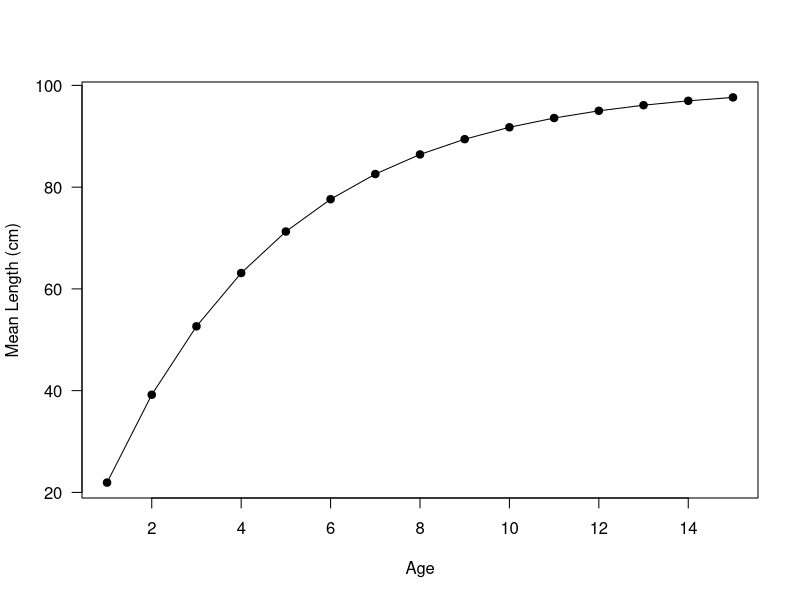
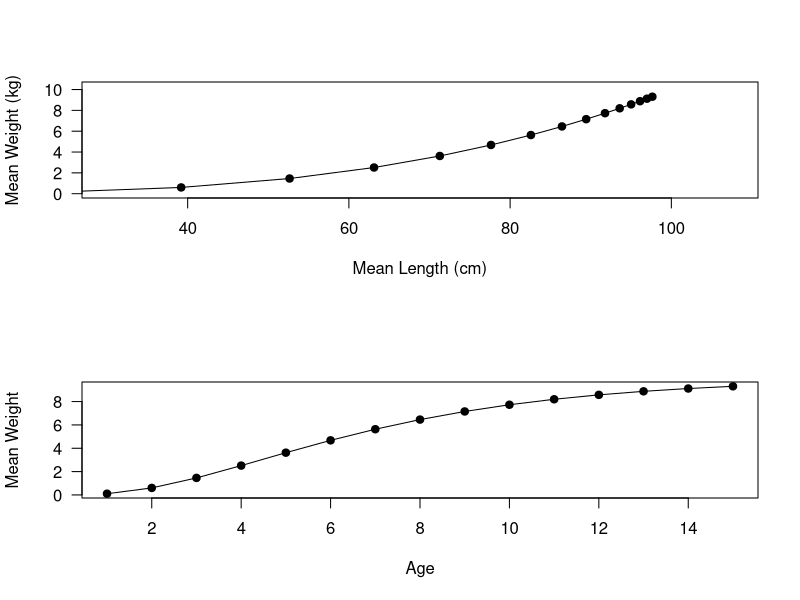
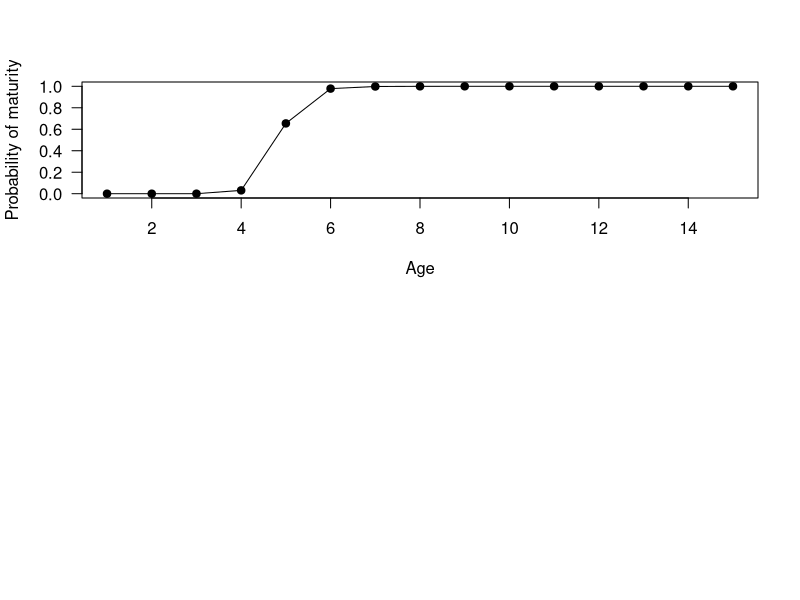
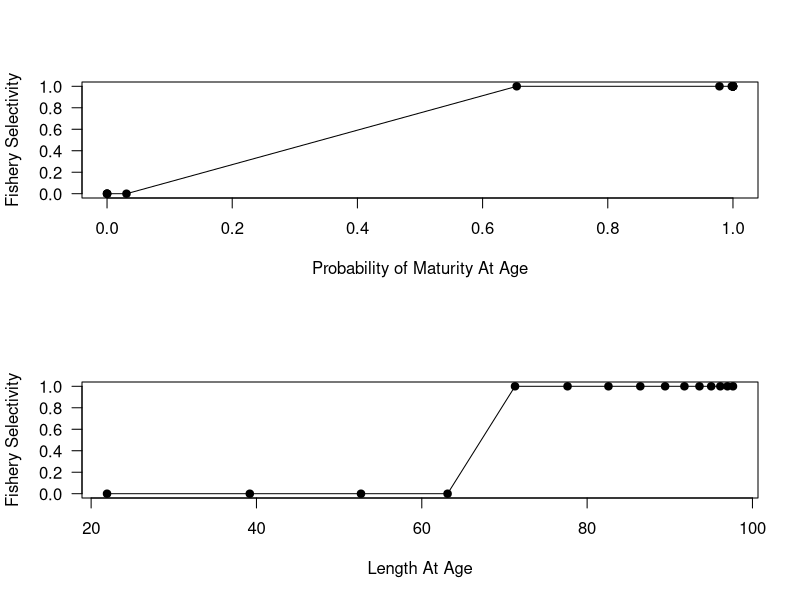
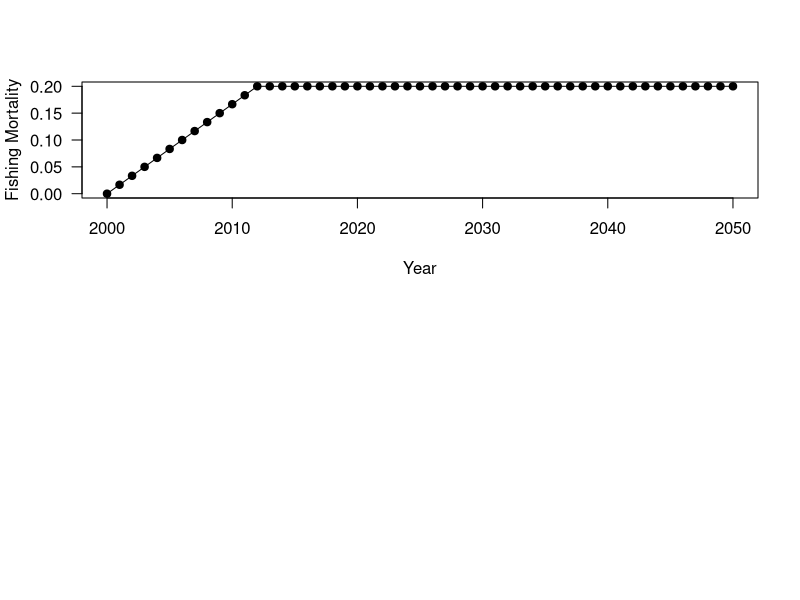
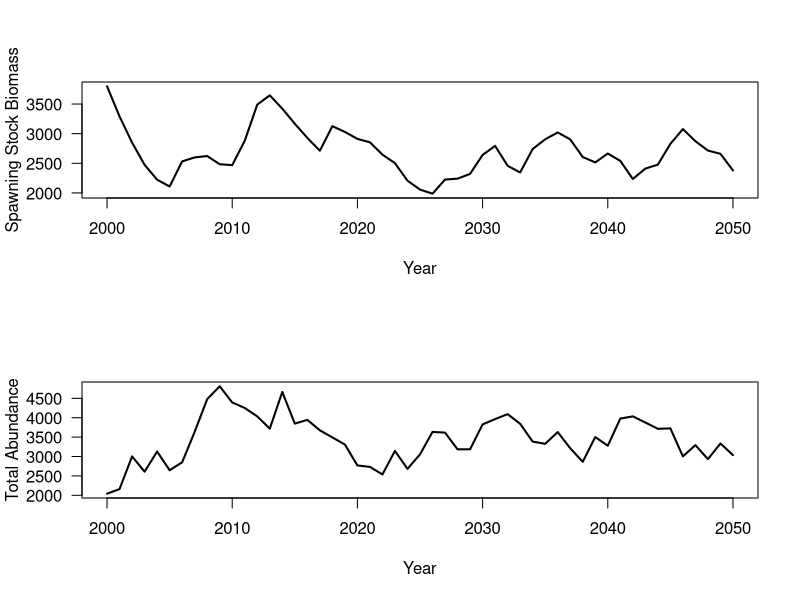
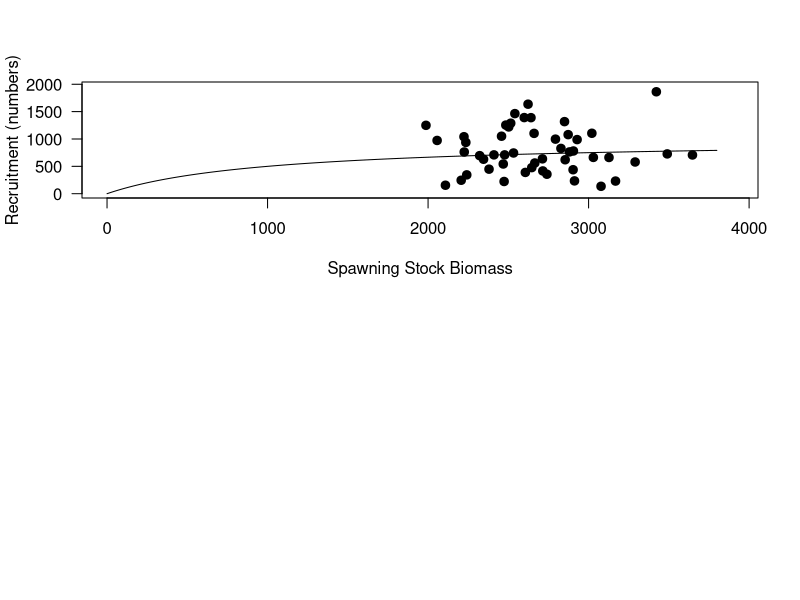
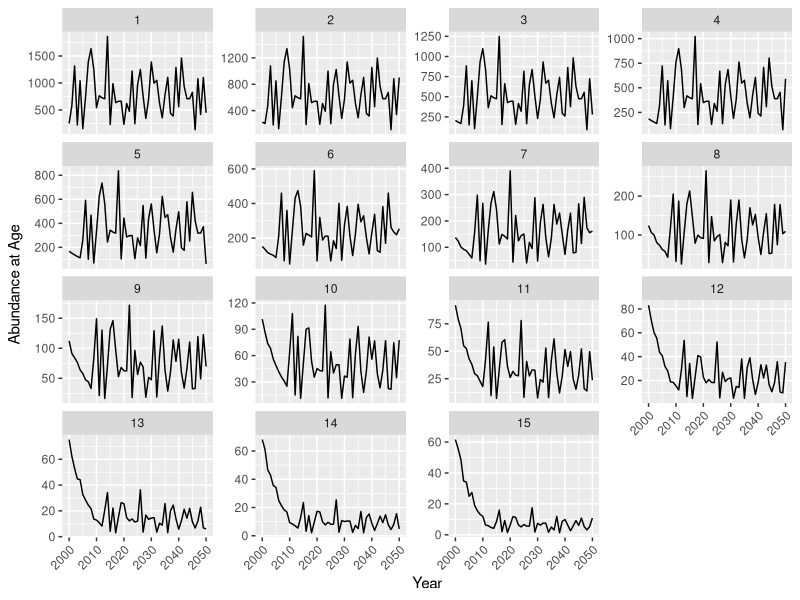

The R script that drew these images, in order:
## ---- chunk 1
knitr::opts_chunk$set(echo = TRUE)
## ---- chunk 2
yrs<-seq(from=2000, to=2050)
nyears<-length(yrs)
## ---- chunk 3
nages<-15
linf<-100
laa<-rep(NA, nages)
for(i in 1:15){
laa[i]<-linf*(1-exp(-0.25*(i-0.01)))
}

plot(laa~seq(from=1, to=nages, by=1), pch=19, xlab="Age", ylab="Mean Length (cm)", las=1)
lines(laa~seq(from=1, to=nages, by=1))
## ---- chunk 4

waa<-rep(NA, nages)
b<-3
for(i in 1:15){
  waa[i]<-(0.001*laa[i]^b)/100
  }

par(mfrow=c(2,1))
plot(waa~laa, pch=19, xlab="Mean Length (cm)", ylab="Mean Weight (kg)", las=1, xlim=c(30,max(laa)+10), ylim=c(0,max(waa)+1))
lines(waa~laa)
plot(waa~seq(from=1, to=nages, by=1), pch=19, xlab="Age", ylab="Mean Weight", las=1)
lines(waa~seq(from=1, to=nages, by=1))
## ---- chunk 5
l50<-70
maa<-rep(NA, nages)
for(i in 1:15){
  maa[i]<-1/(1+exp(-0.5*(laa[i]-l50)))
}
plot(maa~seq(from=1, to=nages, by=1), pch=19, xlab="Age", ylab="Probability of maturity", las=1)
lines(maa~seq(from=1, to=nages, by=1))
## ---- chunk 6
M<-matrix(0.2, nyears,nages)
## ---- chunk 7
N<-matrix(NA, nyears,nages)
log_N<-matrix(NA, nyears,nages)
B<-matrix(NA, nyears,nages)
F<-matrix(NA, nyears,nages)
Z<-matrix(NA, nyears,nages)
R<-rep(NA, nyears)
log_R<-rep(NA, nyears)
SSB<-rep(NA, nyears)
## ---- chunk 8
Fsel<-ifelse(maa<0.5, 0,1)
par(mfrow=c(2,1))
plot(Fsel~maa,pch=19, xlab="Probability of Maturity At Age", ylab="Fishery Selectivity", las=1)
lines(Fsel~maa)
plot(Fsel~laa,pch=19, xlab="Length At Age", ylab="Fishery Selectivity", las=1)
lines(Fsel~laa)
## ---- chunk 9
Ftrend<-rep(NA, nyears)
incF<-round(nyears*0.25,0)
Ftrend[1:incF]<-seq(from=0, to=0.2, length=incF)
Ftrend[(incF+1):nyears]<-0.2

plot(Ftrend~yrs,pch=19, xlab="Year", ylab="Fishing Mortality", las=1)
lines(Ftrend~yrs)
## ---- chunk 10
juv_N<-250
starting_N<-juv_N*exp(-0.1*seq(from=0, to=14))
#N[1,1]<-starting_N[1]
#for(i in 2:nages){
N[1,]<-starting_N#N[1,i-1]*exp(-0.2)
#}

log_N[1,]<-log(N[1,])
B[1,]<-N[1,]*waa
SSB[1]<-sum(B[1,]*0.5*maa)


for(i in 1:nyears){
F[i,] <- Ftrend[i]*Fsel
}

for(y in 1:nyears){
  for(a in 1:nages){
    if(Fsel[a]>0){
F[y,a]<-abs(F[y,a]+rnorm(1,0,0.05))
    } 
}
}



for(y in 2:nyears){
  abs_R<-(SSB[y-1])/(1+0.001*SSB[y-1])
  R[y]<-abs(abs_R +rnorm(1,0,abs_R/2))
  N[y,1]<-R[y]
  B[y,1]<-N[y,1] * waa[1]
  
  for(a in 2:nages){
      N[y,a]<-N[y-1,a-1]*exp(-(M[y-1,a-1]+F[y-1,a-1]))
      B[y,a]<-N[y,a] * waa[a]
    }
  SSB[y]<-sum(B[y,]*maa*0.5)
}
## ---- chunk 11
par(mfrow=c(2,1))
plot(SSB~yrs, type="l", xlab="Year", ylab="Spawning Stock Biomass", las=1, lwd=2)
plot(rowSums(N)~yrs, type="l", xlab="Year", ylab="Total Abundance", las=1, lwd=2)
## ---- chunk 12
sim_ssb<-seq(from=0, to=max(SSB), by=1)

plot(R~SSB, xlab="Spawning Stock Biomass", ylab="Recruitment (numbers)", las=1, lwd=2, pch=19, xlim=c(0,max(SSB)+100),
     ylim=c(0, max(R[2:nyears])+100))
lines(sim_ssb, (sim_ssb)/(1+0.001*sim_ssb))
## ---- chunk 13
library(ggplot2)
N_df<-data.frame(N=c(N),year=rep(yrs, 15), age=(rep(seq(from=1, to=15), each=51)))

ggplot(data=N_df, aes(x=year, y=N))+xlab("Year")+ylab("Abundance at Age")+
  geom_line()+
  facet_wrap(~age, scales = "free_y")+
  theme(axis.text.x = element_text(angle = 45, hjust=1))
## ---- chunk 14
cohort_df<-N_df

cohort_df$cohort<-cohort_df$year-cohort_df$age

sub_cohort_df<-subset(cohort_df, cohort>1995 & cohort<2020)

ggplot(data=sub_cohort_df, aes(x=year, y=N))+
  geom_line()+xlab("Cohort")+ylab("Abundance")+
  facet_wrap(~cohort, scales = "free")+
  theme(axis.text.x = element_text(angle = 45, hjust=1))

## ---- chunk 15
N_df<-data.frame(N=c(N),year=rep(yrs, 15), age=(rep(seq(from=1, to=15), each=51)))

library(ggridges)

sub_N_df<-subset(N_df, year>2025)

ggplot(data=sub_N_df, aes(x=age, y=year, height=N, group=year, fill=year))+
geom_ridgeline(stat="identity", scale=0.005)+xlab("Age")+ylab("Year")

